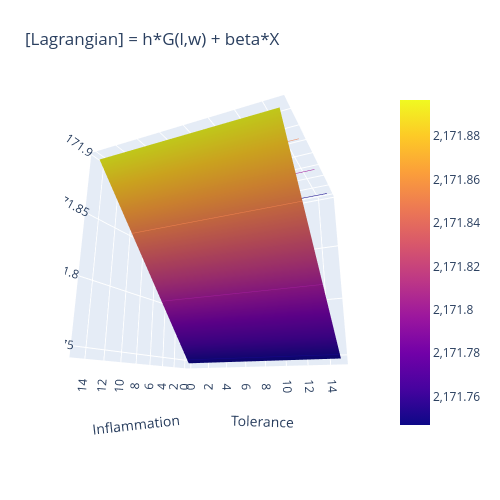

Notebook cell for this chart:
### Markdown cell above
### (B) Try a different immune cost function: $F(\lambda, w) = \lambda$
In this case, it can be shown that the optimal solution is
\begin{align}
\gamma\tilde{\lambda} &= \max\left\{0,n - s\frac{2\left(\beta -\frac{h}{2s}\right) \sqrt{\frac{b}{s}}}{\left[\beta\left(\frac{h}{s} -\beta\right)\right]^{\frac{1}{2}}}\right\}\\
\tilde{w} &= 0.
\end{align}
Thus we observe that this objective "regularizes" the solution, but leads to tolerance being unused, as expected.

### Code cell
# Visualize cost landscape
rng = 15
pnts = 100
lvec = np.linspace(0.01, rng, pnts)
wvec = np.linspace(0.01, rng, pnts)

l, w = np.meshgrid(lvec, wvec)
z = net_harm(l,w) + (0.1*h/s)*l


fig = go.Figure(data=[go.Surface(z=z, x=l, y=w)])
fig.update_traces(contours_z=dict(show=True, usecolormap=True,
                                  highlightcolor="limegreen", project_z=True))
fig.update_layout(title='[Lagrangian] = h*G(l,w) + beta*X', autosize=False,
                  scene_camera_eye=dict(x=1.87, y=0.88, z=-0.64),
                  width=500, height=500,
                  margin=dict(l=65, r=50, b=65, t=90))

# Update the layout
fig.update_layout(scene=dict(
    xaxis_title=r'Inflammation',
    yaxis_title=r'Tolerance',
    zaxis_title=r'L(\lambda,w)'
))

fig.show()

### Figure 1 — Plotly figure (JSON) as saved in the notebook; plotly's stock layout.template omitted (floating-point values rounded to 4 significant figures; data arrays with more than 128 entries replaced by an {"elided": "..."} marker saying what was removed)
{"data": [{"contours": {"z": {"highlightcolor": "limegreen", "project": {"z": true}, "show": true, "usecolormap": true}}, "type": "surface", "x": {"elided": "100x100 float values"}, "y": {"elided": "100x100 float values"}, "z": {"elided": "100x100 float values"}}], "layout": {"autosize": false, "height": 500, "margin": {"b": 65, "l": 65, "r": 50, "t": 90}, "scene": {"aspectmode": "auto", "aspectratio": {"x": 1, "y": 1, "z": 1}, "camera": {"eye": {"x": 1.87, "y": 0.88, "z": -0.64}}, "xaxis": {"title": {"text": "Inflammation"}, "type": "linear"}, "yaxis": {"title": {"text": "Tolerance"}, "type": "linear"}, "zaxis": {"title": {"text": "L(\\lambda,w)"}, "type": "linear"}}, "title": {"text": "[Lagrangian] = h*G(l,w) + beta*X"}, "width": 500}}
